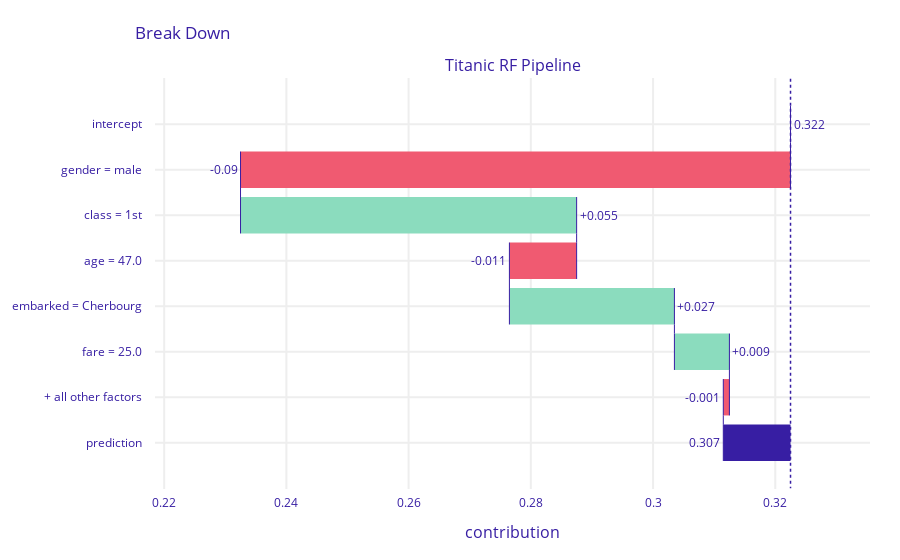

Notebook cell for this chart:
### Code cell
#import numpy as np
#configure_plotly_browser_state()
bd_henry = titanic_rf_exp.predict_parts(henry,
        type = 'break_down',
        order = np.array(['gender', 'class', 'age',
            'embarked', 'fare', 'sibsp', 'parch']))
bd_henry.plot(max_vars = 5)

### Figure 1 — Plotly figure (JSON) as saved in the notebook; plotly's stock layout.template omitted (floating-point values rounded to 4 significant figures)
{"data": [{"base": 0.3225, "connector": {"line": {"color": "#371ea3", "dash": "solid", "width": 1}, "mode": "spanning"}, "decreasing": {"marker": {"color": "#f05a71"}}, "hoverinfo": "text+delta", "hoverlabel": {"bgcolor": "rgba(0, 0, 0, 0.8)"}, "hovertext": ["Average response: 0.322<br>Prediction: 0.307", "gender = male<br>decreases average response by", "class = 1st<br>increases average response by", "age = 47.0<br>decreases average response by", "embarked = Cherbourg<br>increases average response by", "fare = 25.0<br>increases average response by", "+ all other factors<br>decreases average response by", "Average response: 0.322<br>Prediction: 0.307"], "increasing": {"marker": {"color": "#8bdcbe"}}, "measure": ["relative", "relative", "relative", "relative", "relative", "relative", "relative", "total"], "orientation": "h", "showlegend": false, "text": ["0.322", "-0.09", "+0.055", "-0.011", "+0.027", "+0.009", "-0.001", "0.307"], "textposition": "outside", "totals": {"marker": {"color": "#371ea3"}}, "type": "waterfall", "x": [0, -0.09, 0.055, -0.011, 0.027, 0.009, -0.001, -0.016], "xaxis": "x", "y": ["intercept", "gender = male", "class = 1st", "age = 47.0", "embarked = Cherbourg", "fare = 25.0", "+ all other factors", "prediction"], "yaxis": "y"}], "layout": {"annotations": [{"font": {"size": 16}, "showarrow": false, "text": "Titanic RF Pipeline", "x": 0.5, "xanchor": "center", "xref": "paper", "y": 1, "yanchor": "bottom", "yref": "paper"}, {"font": {"size": 16}, "showarrow": false, "text": "contribution", "x": 0.5, "xanchor": "center", "xref": "paper", "y": 0, "yanchor": "top", "yref": "paper", "yshift": -30}], "autosize": true, "font": {"color": "#371ea3"}, "margin": {"b": 71, "r": 30, "t": 78}, "shapes": [{"line": {"color": "#371ea3", "dash": "dot", "width": 1.5}, "type": "line", "x0": 0.3225, "x1": 0.3225, "xref": "x", "y0": -1, "y1": 8, "yref": "y"}], "title": {"text": "Break Down", "x": 0.15}, "xaxis": {"anchor": "y", "automargin": true, "domain": [0, 1], "fixedrange": true, "gridwidth": 2, "range": [0.2185, 0.3355], "tickcolor": "white", "ticklen": 3, "ticks": "outside", "type": "linear", "zeroline": false}, "yaxis": {"anchor": "x", "automargin": true, "autorange": true, "domain": [0, 1], "fixedrange": true, "gridwidth": 2, "range": [8.032, -1.032], "tickcolor": "white", "ticklen": 10, "ticks": "outside", "type": "category"}}}
